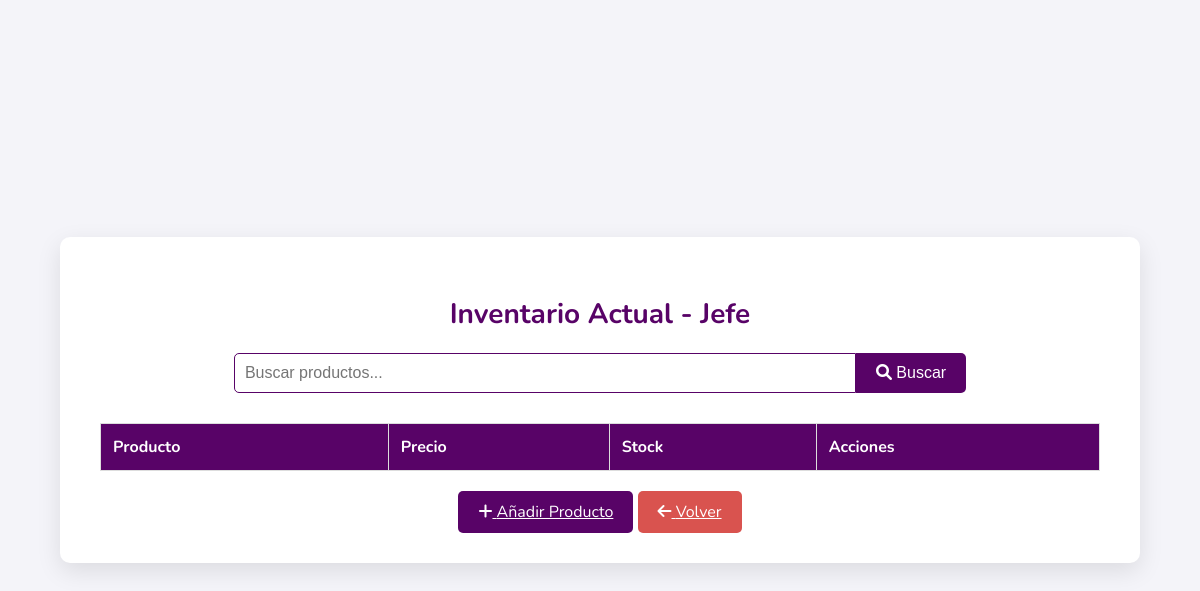
/inventario-jefe/, run on an earlier commit of the app's database.
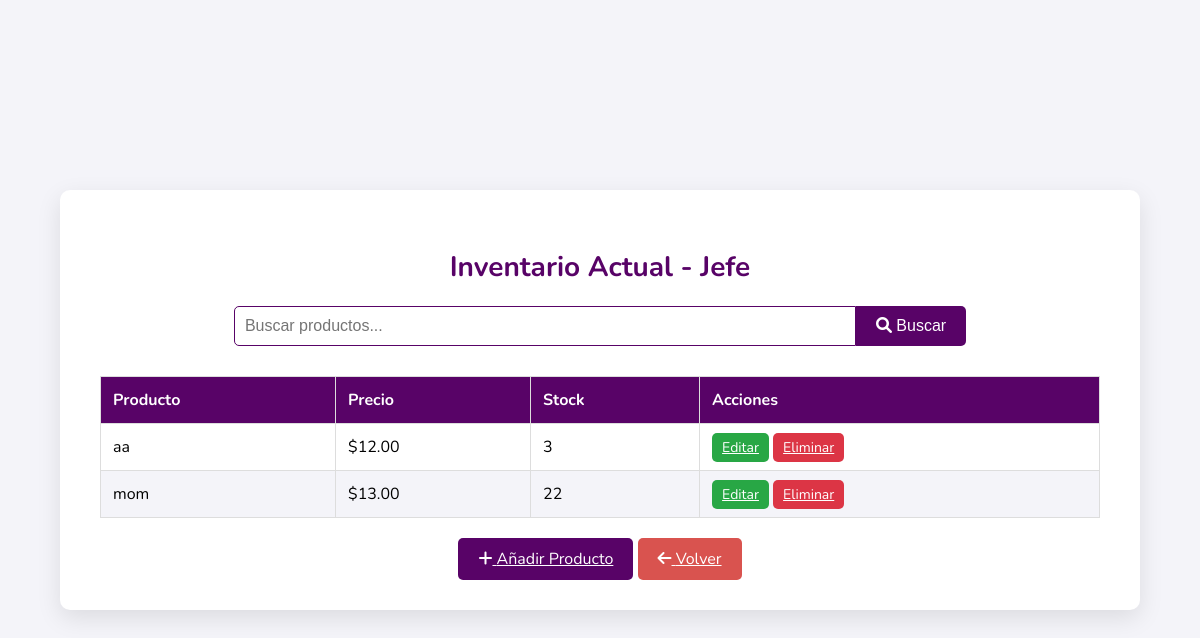
And on a later commit of the database.
### gestion/models.py (models this page shows)
class Producto(models.Model):
    nombre = models.CharField(max_length=100)
    precio = models.DecimalField(max_digits=10, decimal_places=2)
    stock = models.IntegerField()
    stock_minimo = models.IntegerField()

### gestion/views.py (the view)
# urls.py: path('inventario-jefe/', views.inventario_jefe_view, name='inventario_jefe'),
def inventario_jefe_view(request):
    productos = Producto.objects.all()  # Obtenemos todos los productos
    return render(request, 'gestion/inventario_jefe.html', {'productos': productos})

### gestion/templates/gestion/inventario_jefe.html (shortened to what this page needs)
<!DOCTYPE html>
<html lang="es">
<head>
    <link rel="stylesheet" href="https://cdnjs.cloudflare.com/ajax/libs/font-awesome/6.0.0-beta3/css/all.min.css">
</head>
<body>
    <div class="inventory-container">
        <h1>Inventario Actual - Jefe</h1>
        <div class="search-bar">
            <input type="text" placeholder="Buscar productos...">
            <button><i class="fas fa-search"></i> Buscar</button>
        </div>
        <table>
            <thead>
                <tr>
                    <th>Producto</th>
                    <th>Precio</th>
                    <th>Stock</th>
                    <th>Acciones</th>
                </tr>
            </thead>
            <tbody>
                {% for producto in productos %}
                <tr>
                    <td>{{ producto.nombre }}</td>
                    <td>${{ producto.precio }}</td>
                    <td>{{ producto.stock }}</td>
                    <td>
                        <a href="{% url 'editar_producto' pk=producto.pk %}" class="action-btn edit-btn">Editar</a>
                        <a href="{% url 'eliminar_producto' pk=producto.pk %}" class="action-btn delete-btn">Eliminar</a>
                    </td>
                </tr>
                {% endfor %}
            </tbody>
        </table>
        <a href="{% url 'agregar_producto' %}" class="add-btn"><i class="fas fa-plus"></i> Añadir Producto</a>
        <a href="{% url 'jefe_dashboard' %}" class="back-btn"><i class="fas fa-arrow-left"></i> Volver</a>
    </div>
</body>
</html>

What changed in the data, as far as the page shows it:
added Producto: nombre "aa", precio "12.00", stock "3"
added Producto: nombre "mom", precio "13.00", stock "22"
